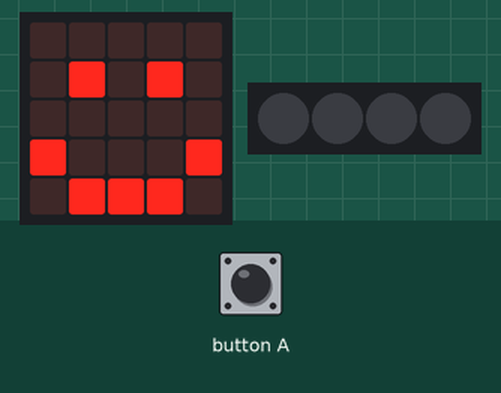
Bench run of a program on a simulated BBC micro:bit (MakeCode). On the bench: the board's 5×5 LED display, 4 RGB LEDs in strip order, left to right. Inputs (shaded band) come from the test bench. Dim RGB values are drawn brighter than linear.

Above: at 1.8 s.
1.9 s: button A pressed for 0.15 s
At 3.0 s:
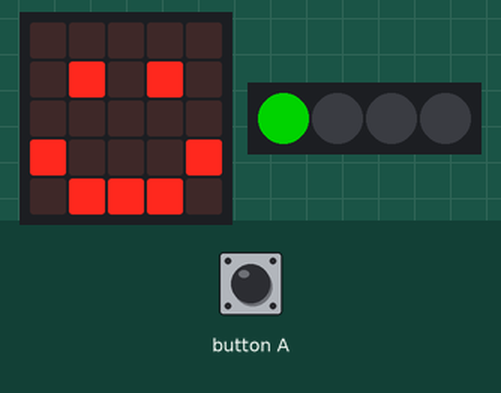
At 5.3 s:
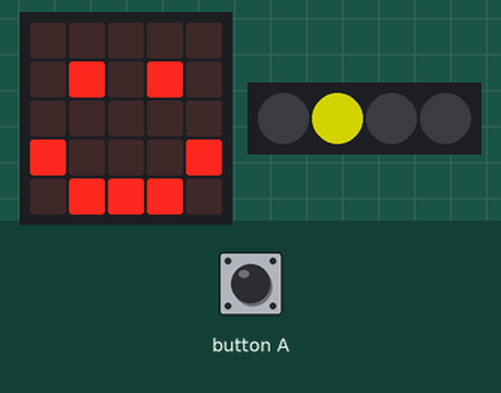
Timing chart, 0 to 12.6 s (numbered marks = the images above; inputs shaded):
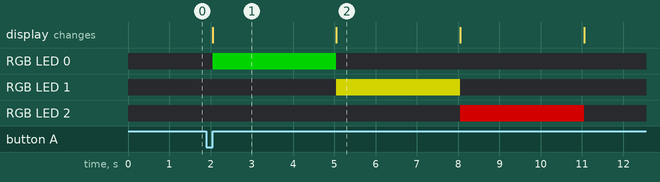

The program:

main.ts
```typescript
// (licence header left out)
// so i dont see a massive amount of errors
let neopixelStrip: neopixel.Strip = null

// setup
basic.clearScreen()
neopixelStrip = neopixel.create(DigitalPin.P16, 4, NeoPixelMode.RGB)
neopixelStrip.setPixelColor(0, neopixel.colors(NeoPixelColors.Black))
neopixelStrip.setPixelColor(1, neopixel.colors(NeoPixelColors.Black))
neopixelStrip.setPixelColor(2, neopixel.colors(NeoPixelColors.Black))
neopixelStrip.setPixelColor(3, neopixel.colors(NeoPixelColors.Black))
neopixelStrip.show()
basic.showIcon(IconNames.Happy)

input.onButtonPressed(Button.A, function () {
  // green light on
  neopixelStrip.setPixelColor(0, neopixel.colors(NeoPixelColors.Green))
  neopixelStrip.show()
  basic.pause(3000)
  neopixelStrip.setPixelColor(0, neopixel.colors(NeoPixelColors.Black))

  // yellow light on
  neopixelStrip.setPixelColor(1, neopixel.colors(NeoPixelColors.Yellow))
  neopixelStrip.show()
  basic.pause(3000)
  neopixelStrip.setPixelColor(1, neopixel.colors(NeoPixelColors.Black))

  // red light on
  neopixelStrip.setPixelColor(2, neopixel.colors(NeoPixelColors.Red))
  neopixelStrip.show()
  basic.pause(3000)
  neopixelStrip.setPixelColor(2, neopixel.colors(NeoPixelColors.Black))
  neopixelStrip.show()
})
```

Measured:
- after the input at 1.9 s, RGB LED 0: off → RGB(0, 127, 0) after 0.15 s, → off 3.0 s later; RGB LED 1: off → RGB(127, 127, 0) after 3.2 s, → off 3.0 s later; RGB LED 2: off → RGB(127, 0, 0) after 6.2 s, → off 3.0 s later
- what the display in image 1 shows lasts 3.0 s, from 2.1 s to 5.1 s
